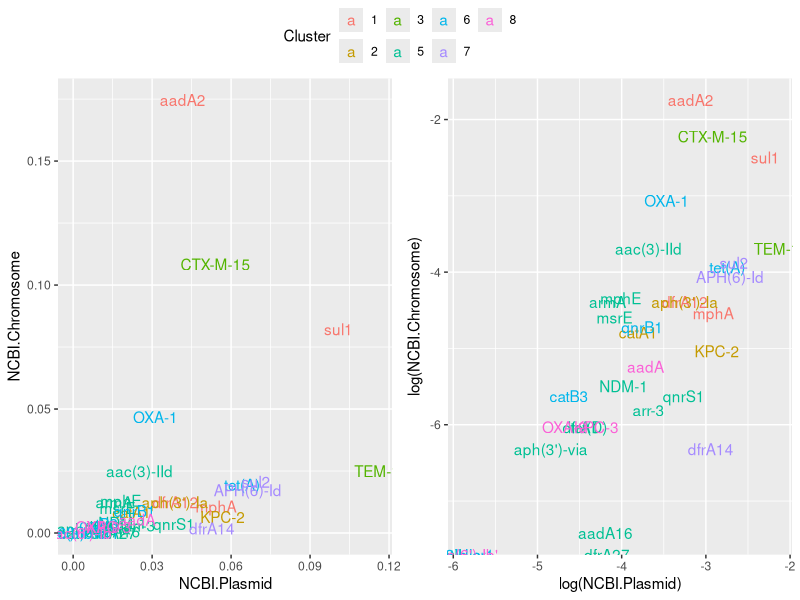

R code for this plot:
data <- read.csv("plasmids.tsv", sep='\t')
parse.percent <- \(x) as.numeric(substr(x, 1, nchar(x)-1)) / 100
data$Gene <- as.factor(data$Gene)
data$Cluster <- as.factor(data$Cluster)
data$NCBI.Chromosome <- parse.percent(data$NCBI.Chromosome)
data$NCBI.Plasmid <- parse.percent(data$NCBI.Plasmid)
data$NCBI.WGS <- parse.percent(data$NCBI.WGS)
data$NCBI.GI <- parse.percent(data$NCBI.GI)

library(ggplot2)
library(ggpubr)

ggarrange(ggplot(data) + 
  geom_text(aes(NCBI.Plasmid, NCBI.Chromosome, label=Gene, color=Cluster)),

ggplot(data) + 
  geom_text(aes(log(NCBI.Plasmid), log(NCBI.Chromosome), label=Gene, color=Cluster)), common.legend = TRUE)
